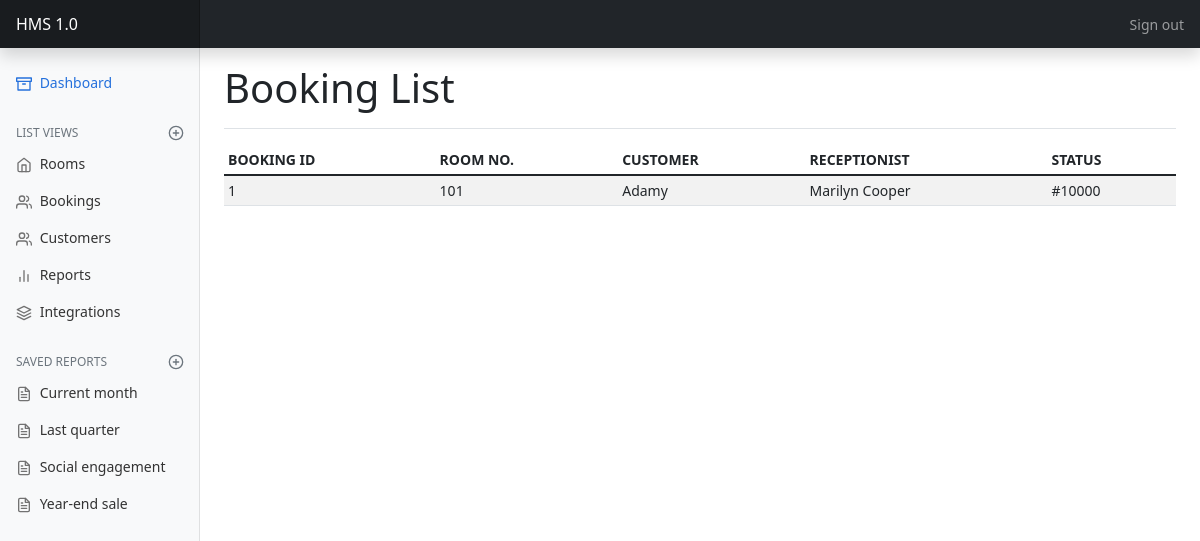
The app's page /bookings/, older data.
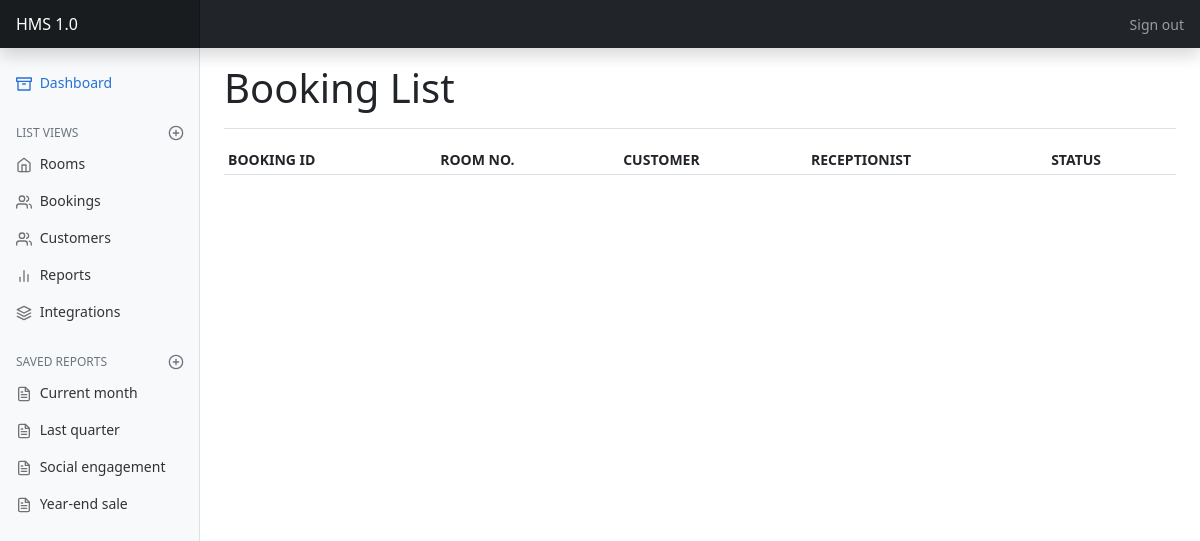
The same page, newer data.
### hotel/models.py (models this page shows, shortened)
class Booking(models.Model):
    room_id = models.ForeignKey(Room, on_delete=models.CASCADE)
    customer_id = models.ForeignKey(User, on_delete=models.CASCADE)
    staff_id = models.ForeignKey(Receptionist, on_delete=models.CASCADE)
    payment_id = models.ForeignKey('Payment' , on_delete=models.CASCADE)
    created_at = models.DateTimeField(auto_now_add=True, null=True)
    updated_at = models.DateTimeField(auto_now=True, null=True)

class Room(models.Model):
    room_type_id = models.ForeignKey('RoomType', on_delete=models.CASCADE)
    room_status_id = models.ForeignKey('RoomStatus', on_delete=models.CASCADE)
    room_no = models.CharField(max_length=200, unique=True)
    created_at = models.DateTimeField(auto_now_add=True, null=True)
    updated_at = models.DateTimeField(auto_now=True, null=True)

class User(AbstractUser):
    username = models.CharField(max_length=200, unique=True)
    email = models.EmailField(max_length=200, unique=True)
    phone_number = models.CharField(max_length=200, unique=True)
    password = models.CharField(max_length=200)
    otp_code = models.CharField(max_length=200, default=None, unique=True, null=True)
    email_verified = models.BooleanField(default=False)
    is_admin = models.BooleanField(default=False)
    is_superadmin = models.BooleanField(default=False)
    created_at = models.DateTimeField(auto_now_add=True, null=True)
    updated_at = models.DateTimeField(auto_now=True, null=True)

class Receptionist(models.Model):
    user_id = models.ForeignKey(User, on_delete=models.CASCADE)
    first_name = models.CharField(max_length=200, unique=True)
    last_name = models.CharField(max_length=200, unique=True)
    SEX = (('M', 'MALE'), ('F', 'FEMALE'))
    gender = models.CharField(max_length=8, choices=SEX)
    avatar_url = models.CharField(max_length=200, null=True)
    created_at = models.DateTimeField(auto_now_add=True, null=True)
    updated_at = models.DateTimeField(auto_now=True, null=True)

class Payment(models.Model):
    payment_type_id = models.ForeignKey('PaymentType', on_delete=models.CASCADE)
    customer_id = models.ForeignKey(User, on_delete=models.CASCADE)
    staff_id = models.ForeignKey(Receptionist, on_delete=models.CASCADE)
    amount = models.CharField(max_length=10)
    created_at = models.DateTimeField(auto_now_add=True, null=True)
    updated_at = models.DateTimeField(auto_now=True, null=True)

### hotel/views.py (the view)
# urls.py: path('bookings/', views.BookingList.as_view(), name='booking_lists'),
class BookingList(ListView):
    model = Booking

### hotel/templates/hotel/booking_list.html
{% extends "hotel/base_dashboard.html" %}
{% load static %}
{% block heading %}
    <h1>Booking List</h1>
{% endblock heading %}
{% block main %}
        <div class="table-responsive">
        <table class="table table-striped table-sm">
            <thead>
            <tr>
                <th scope="col">BOOKING ID</th>
                <th scope="col">ROOM NO.</th>
                <th scope="col">CUSTOMER</th>
                <th scope="col">RECEPTIONIST</th>
                <th scope="col">STATUS</th>
            </tr>
            </thead>
            <tbody>
            {% for booking in booking_list %}
            <tr>
                <td>{{booking.id}}</td>
                <td>{{booking.room_id.room_no}}</td>
                <td>{{booking.customer_id.username | title}}</td>
                <td>{{booking.staff_id.first_name}} {{booking.staff_id.last_name}}</td>
                <td>#{{booking.payment_id.amount}}</td>
            </tr>
            {% endfor %}
            </tbody>
        </table>
        </div>
{% endblock main %}

Row changes from the older to the newer data that the page shows:
removed Booking: id "1", room_id.room_no "101", customer_id.username "Adamy", staff_id.first_name "Marilyn", staff_id.last_name "Cooper", payment_id.amount "10000"
